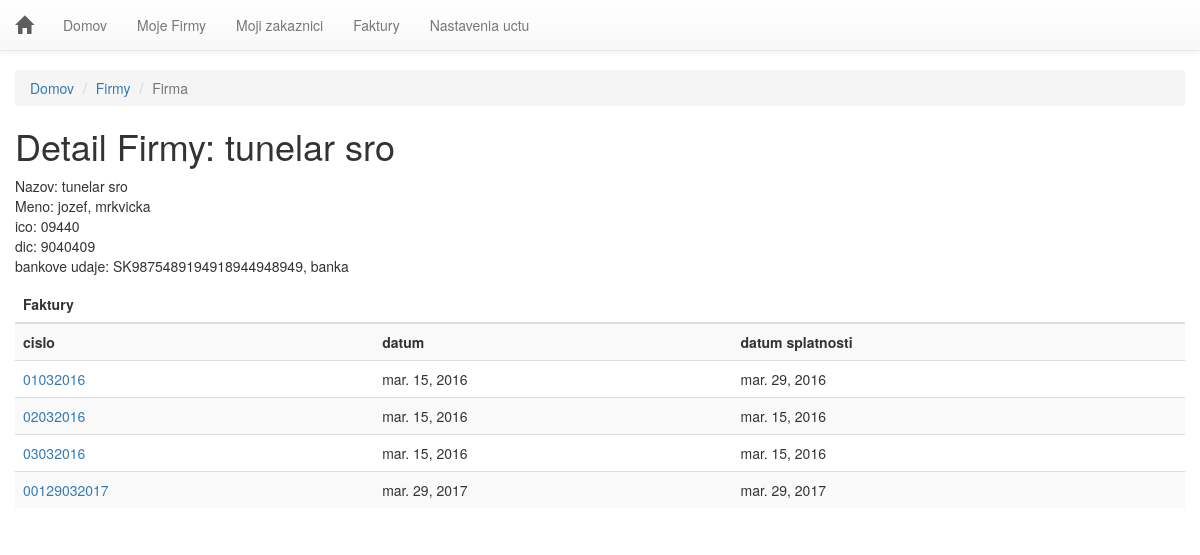
Page /firma/1/ (signed in) on the committed database.
### invoice/models.py (models this page shows, shortened)
class Firma(models.Model):
	id = models.AutoField(primary_key=True)
	db_uuid = models.UUIDField(unique=True, default=uuid.uuid4, editable=False)
	creator = models.ForeignKey(Login, blank=False)
	nazov = models.CharField(blank=False, max_length=200)
	meno = models.CharField(blank=False, max_length=50)
	priezvisko = models.CharField(blank=False, max_length=50)
	ico = models.CharField(blank=False, max_length=50)
	dic = models.CharField(blank=False, max_length=50)
	banka = models.CharField(blank=False, max_length=100)
	alphanumeric = RegexValidator(r'^[0-9a-zA-Z]*$', 'Zadajte cislo vo formate IBAN')
	cislo_uctu = models.CharField(blank=False, max_length=24, validators=[alphanumeric])
	banky=(
		('', 'vyberte'),
		('SUBASKBX', 'Všeobecná úverová banka, a. s.'),
		('GIBASKBX', 'Slovenská sporiteľňa, a. s.'),
		('TATRSKBX', 'Tatra banka, a. s.'),
		('BREXSKBX', 'MBANK – BRE Bank SA, pobočka zahraničnej banky mBank v SR'),
		('UNCRSKBX', 'UniCredit Bank Czech Republic and Slovakia, a. s., pobočka zahr. banky'),
		('CEKOSKBX', 'ČSOB – Československá obchodná banka, a.s.'),
	)
	cislo_swift = models.CharField(max_length=8,choices=banky,default='', blank=False)
	platca_DPH = models.CharField(choices=[("platiDPH", "ano"),("neplatcaDPH", "nie")], max_length=11)
	telefon = models.CharField(max_length=50)
	adresa_ulica = models.CharField(max_length=200)
	adresa_mesto = models.CharField(max_length=90)
	adresa_PSC = models.CharField(max_length=20)
	def __str__(self):
		return self.nazov

class Faktura(models.Model):
	id = models.AutoField(primary_key=True)
	db_uuid = models.UUIDField(unique=True, default=uuid.uuid4, editable=False)
	owner = models.ForeignKey(Login, blank=False)
	creator = models.ForeignKey(Firma, blank=False)
	created_for = models.ForeignKey(Zakaznik, blank=False)
	cislo_faktury = models.CharField(blank=False, max_length=150)
	datum_vystavenia = models.DateField(blank=False)
	datum_splatnosti = models.DateField(blank=False)
	datum_dodania = models.DateField(blank=False)
	konstantny_symbol = models.CharField(blank=False, max_length=150)
	doprava = models.CharField(blank=True, max_length=150)
	komentar = models.TextField(max_length=3000)

### invoice/views.py (the view)
# urls.py: url(r'^firma/(?P<firma_id>\d+)/', views.firma, name='firma'),
@login_required(login_url='/logmein/')
def firma(request, firma_id):
	firma = get_object_or_404(Firma, pk=firma_id)
	zoznam = Faktura.objects.filter(creator=firma.id)
	t = loader.get_template('invoice/firma.html')
	c = Context({'firma': firma, 'zoznam': zoznam})
	return HttpResponse(t.render(c))

### templates/invoice/firma.html (shortened to what this page needs)
<!DOCTYPE html>
<html>
<head>
{% include "invoice/head.html" %}
</head>
<body>
	{% include "invoice/nav.html" %}
<div class="container-fluid">
<ol class="breadcrumb">
  <li><a href="/">Domov</a></li>
  <li><a href="{% url 'invoice:firmas_all' %}">Firmy</a></li>
  <li class="active">Firma</li>
</ol>
<h1>Detail Firmy: {{firma}}</h1>
        <p>
        Nazov: {{firma.nazov}} <br />
        Meno: {{firma.meno}}, {{firma.priezvisko}}<br />
        ico: {{firma.ico}}<br />
        dic: {{firma.dic}}<br />
        bankove udaje: {{firma.cislo_uctu}}, {{firma.banka}}
        </p>
	{% if zoznam %}
	<div class="table-responsive"><table class="table table-striped table-hover"><thead>
		<tr><th colspan="3">Faktury</th></tr></thead>
	<tbody>
	<tr><th>cislo</th><th>datum</th><th>datum splatnosti</th></tr>
	{% for x in zoznam.all %}
	<tr><td><a href="{% url 'invoice:detail' x.id %}">{{x.cislo_faktury}}</a></td><td>{{x.datum_vystavenia}}</td><td>{{x.datum_splatnosti}}</td></tr>
		{% endfor %}
	{% else %}
	<p>Ziaden zaznam.</p>
{% endif %}
    </tbody>
</table></div>
</div>
</body>
</html>

### templates/invoice/head.html (style rules this page uses)
body { padding-top: 70px; }

### rows in the picture
Firma: nazov "tunelar sro", meno "jozef", priezvisko "mrkvicka", ico "09440", dic "9040409", cislo_uctu "SK9875489194918944948949", banka "banka"
Faktura: cislo_faktury "01032016", datum_vystavenia "mar. 15, 2016", datum_splatnosti "mar. 29, 2016"
Faktura: cislo_faktury "02032016", datum_vystavenia "mar. 15, 2016", datum_splatnosti "mar. 15, 2016"
Faktura: cislo_faktury "03032016", datum_vystavenia "mar. 15, 2016", datum_splatnosti "mar. 15, 2016"
Faktura: cislo_faktury "00129032017", datum_vystavenia "mar. 29, 2017", datum_splatnosti "mar. 29, 2017"
